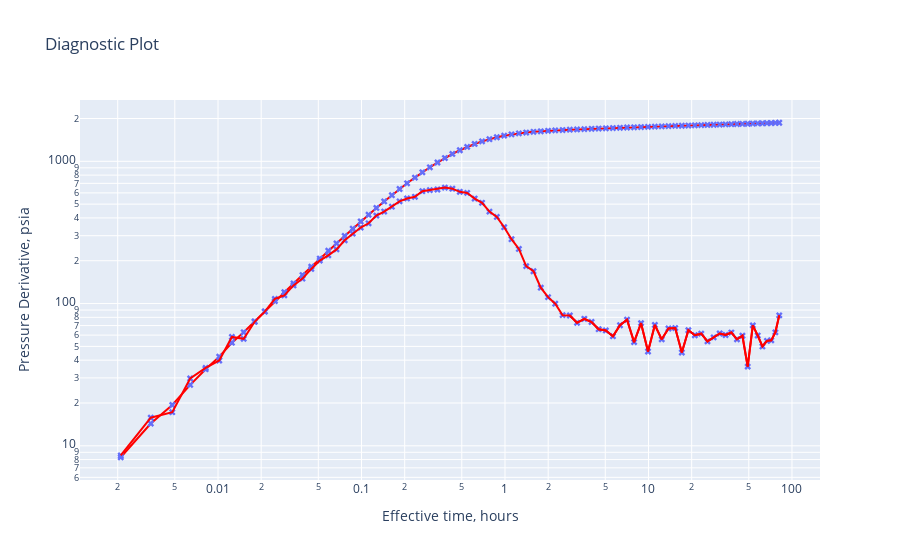

Notebook code cell kept with this figure:
### Markdown cell above
# Log-Log plot:

### Code cell
fig = px.line(data_frame=df, x = 't_eff',y='pressure_diff', log_x=True, log_y=True, title='Diagnostic Plot')
fig = fig.add_trace(trace=px.scatter(data_frame=df, x = 't_eff',y='pressure_diff').data[0])
fig1 = fig.add_trace(trace=px.scatter(data_frame=df, x = 't_eff',y="p'").data[0])
fig1 = fig.add_trace(trace=px.line(data_frame=df, x = 't_eff',y="p'").data[0])
fig2 = fig.add_trace(trace=px.line(data_frame=df1, x = 't_eff',y="p'").data[0]).update_traces(line_color='red')
fig.update_layout(xaxis_title='Effective time, hours', yaxis_title='Pressure Derivative, psia')
fig.update_traces(marker={'symbol':'x'}, )
